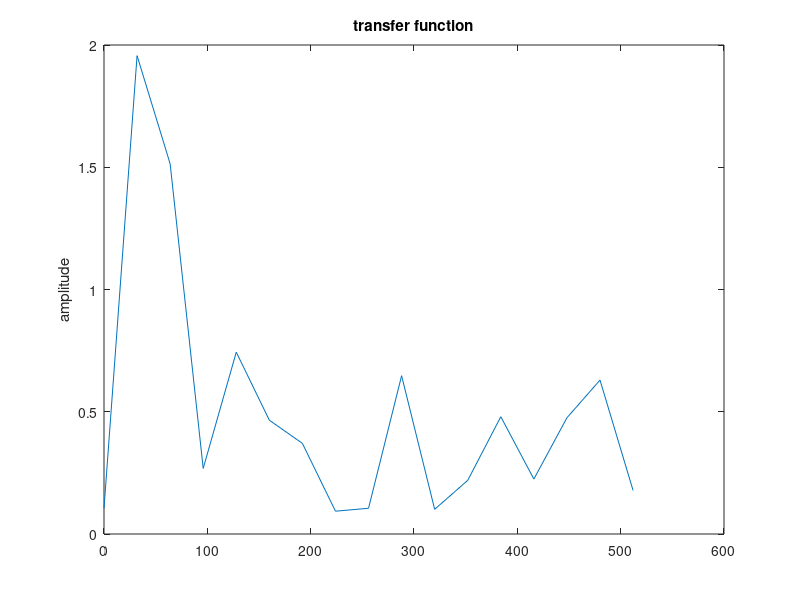
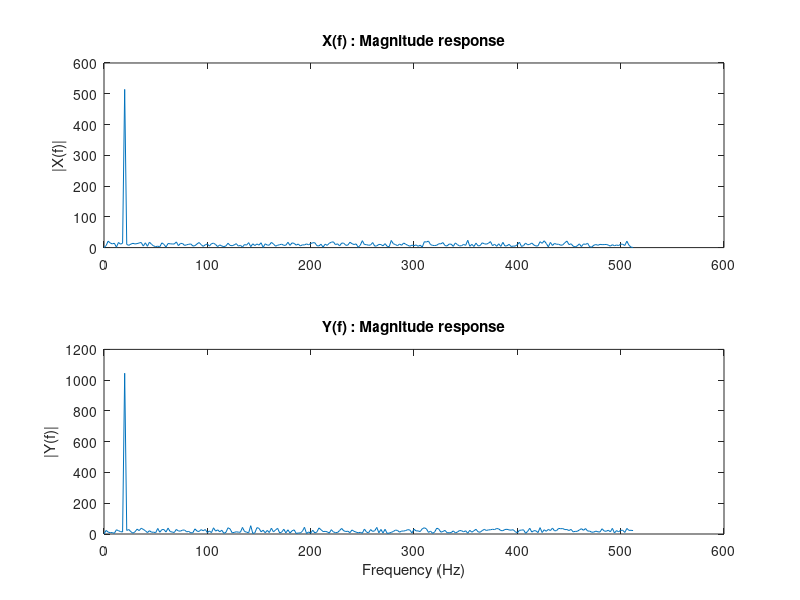
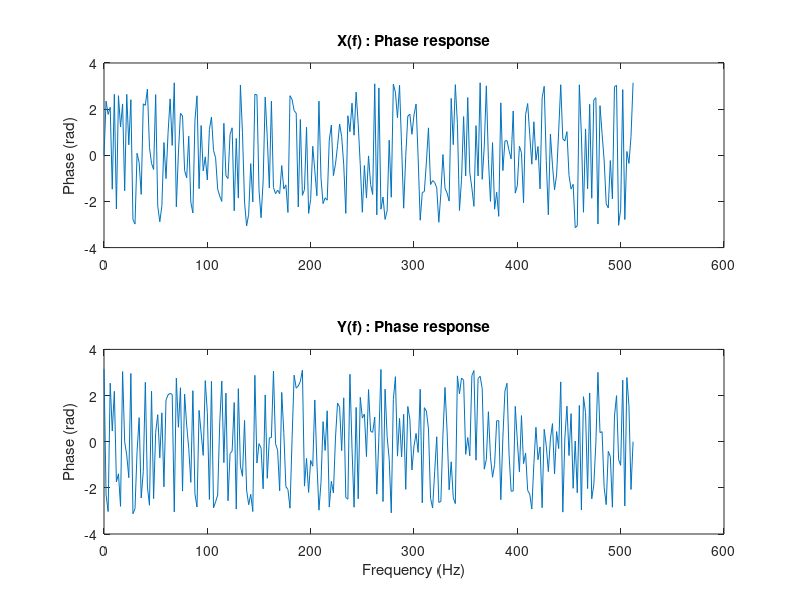

These figures' MATLAB source, in order:
% clear
% clear all

% set the lag
lag = pi/2;

% amplitude for sinusodial 1
amp_x = 2;

% amplitude for sinusodial 2
amp_y = 4;

% Sampling frequency
Fs = 1024;

% Time vector of 0.5 second
t = 0:1/Fs:0.5*(Fs-1)/Fs;

% number of points
npts = length(t);

% Create a sine wave of 20 Hz.
x = amp_x * (sin(2*pi*t*20) + ...
0.25*randn(1,npts)) + 5;

% Create a sine wave of 20 Hz
% with a phase of pi/2.
y = amp_y * (sin(2*pi*t*20 + lag)...
+ 0.25*randn(1,npts));

% basis vectors
sinb = sin(2*pi*t*20);
cosb = cos(2*pi*t*20);

% remove bias
x = x - mean(x);
y = y - mean(y);

% plot the signal
figure(1)
plot(t,x,t,y);
xlabel('Time (s)');
ylabel('Amplitude');
legend('Signal x(t):sin(2*pi*t*20)',...
'Signal y(t):sin(2*pi*t*20+lag)');

%%
tfestimate(x,y,[],[],[],Fs)
% X,Y,WINDOW,NOVERLAP,NFFT,Fs
[Txy,w] = tfestimate(x,y,[],[],[],Fs);
Txy(w==20)
%% direct computation
reX = sum(x.*sinb);
imX = sum(x.*cosb);
AX = sqrt(reX^2+imX^2);
phaX = atan(imX/reX);

reY = sum(y.*sinb);
imY = sum(y.*cosb);
AY = sqrt(reY^2+imY^2);
phaY = atan(imY/reY);

mag = AY/AX
pha = phaY-phaX
%% full fft way
% take the FFT
X=fft(x);
Y=fft(y);

% Calculate the numberof unique points
NumUniquePts = ceil((npts+1)/2);

figure(2)
subplot(211);
f = (0:NumUniquePts-1)*Fs/npts;
plot(f,abs(X(1:NumUniquePts)));
title('X(f) : Magnitude response');
ylabel('|X(f)|')
subplot(212)
plot(f,abs(Y(1:NumUniquePts)));
title('Y(f) : Magnitude response')
xlabel('Frequency (Hz)');
ylabel('|Y(f)|')

figure(3)
subplot(211)
plot(f,angle(X(1:NumUniquePts)));
title('X(f) : Phase response');
ylabel('Phase (rad)');
subplot(212)
plot(f,angle(Y(1:NumUniquePts)));
title('Y(f) : Phase response');
xlabel('Frequency (Hz)');
ylabel('Phase (rad)');

% Determine the max value and max point.
% This is where the sinusoidal
% is located. See Figure 2.
[mag_x idx_x] = max(abs(X));
[mag_y idx_y] = max(abs(Y));

% determine the phase difference
% at the maximum point.
px = angle(X(idx_x));
py = angle(Y(idx_y));
phase_lag = py - px

% determine the amplitude scaling
amplitude_ratio = mag_y/mag_x
%%
